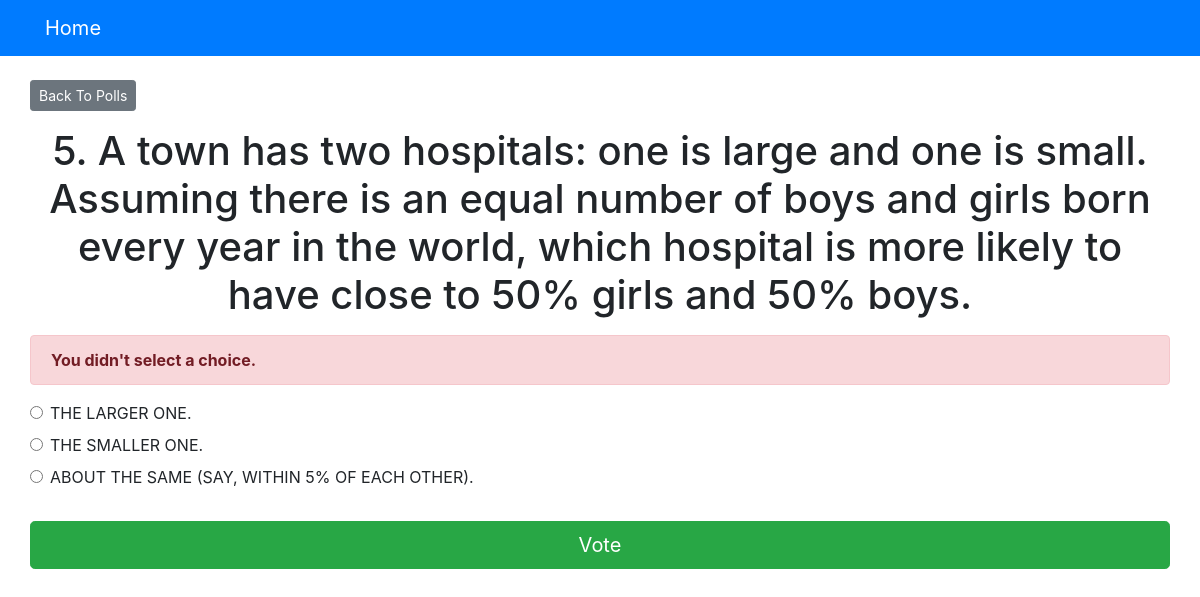
The page /polls/5/vote/ on the database its author committed.
### polls/models.py (models this page shows, shortened)
class Question(models.Model):
    question_text = models.CharField(max_length=4000)
    pub_date = models.DateTimeField('date published', default=None)

class Choice(models.Model):
    question = models.ForeignKey(Question, on_delete=models.CASCADE)
    choice_text = models.CharField(max_length=300)
    votes = models.IntegerField(default=0)

### polls/views.py (the view)
# urls.py: path('<int:question_id>/vote/', views.vote, name ='vote'),
def vote(request, question_id):
    question = get_object_or_404(Question, pk=question_id)
    try:
        selected_choice = question.choice_set.get(pk=request.POST['choice'])
    except (KeyError, Choice.DoesNotExist):
        return render(request, 'polls/detail.html', {
            'question': question,
            'error_message': "You didn't select a choice.",
        })
    else:
        selected_choice.votes += 1
        selected_choice.save()
        return HttpResponseRedirect(reverse('polls:results', args=(question.id,)))

### templates/polls/detail.html (shortened to what this page needs)
{% extends 'base.html' %}
{% block content %}
<a class ="btn btn-secondary btn-sm mb-3" href ="{% url 'polls:index' %}">Back To Polls</a>
<h1 class ="text-center mb-3">{{ question.question_text }}</h1>
{% if error_message %}
<p class ="alert alert-danger">
    <strong>{{ error_message }}</strong>
</p>
{% endif %}
<form action ="{% url 'polls:vote' question.id %}" method ="post">
    {% for choice in question.choice_set.all %}
    <div class ="form-check">
        <input type ="radio" name ="choice" class ="form-check-input" id ="choice{{ forloop.counter }}"
            value ="{{ choice.id }}" />
        <label for ="choice{{ forloop.counter }}">{{ choice.choice_text }}</label>
    </div>
    {% endfor %}
    <input type ="submit" value ="Vote" class ="btn btn-success btn-lg btn-block mt-4" />
</form>
{% endblock %}

### rows shown on the page
Question: question_text "5. A town has two hospitals: one is large and one is small. Assuming there is an equal number of boys and girls born every year in the world, which hospital is more likely to have close to 50% girls and 50% boys."
Choice: choice_text "THE LARGER ONE."
Choice: choice_text "THE SMALLER ONE."
Choice: choice_text "ABOUT THE SAME (SAY, WITHIN 5% OF EACH OTHER)."

### other values the page prints
{{ error_message }} "You didn't select a choice."
